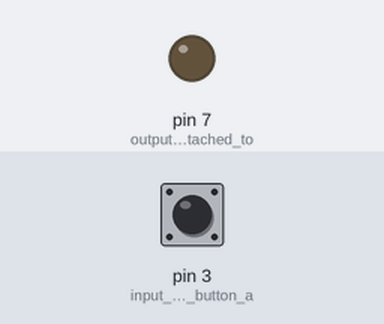
Bench run of a sketch on a simulated Arduino Uno, built with avr-gcc and run on an emulated ATmega328P. Parts: output pins drawn as LEDs (lit = HIGH). The inputs (shaded band) are chosen by the test bench; at power-on: pin 3 (input_comes_from_button_a) LOW.

Above: at 1.2 s.
1.3 s: pin 3 (input_comes_from_button_a) pulled HIGH for 0.15 s
At 1.37 s:
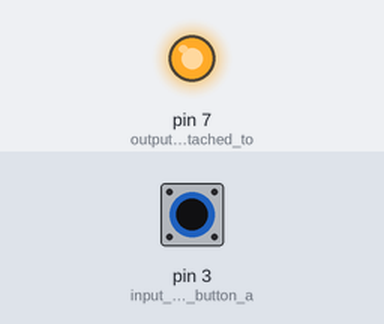
2.9 s: pin 3 (input_comes_from_button_a) pulled HIGH for 3.2 s
At 6.7 s:
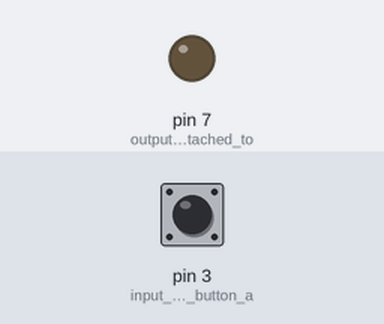
Timing chart, 0 to 8.2 s (numbered marks = the images above; inputs shaded):
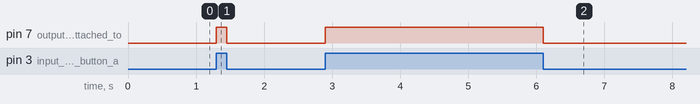

Measured:
- after the input at 1.3 s, pin 7 (output_to_LED_attached_to): LOW → HIGH at once, → LOW 0.15 s later
- after the input at 2.9 s, pin 7 (output_to_LED_attached_to): LOW → HIGH at once, → LOW 3.2 s later

The sketch:

CodeLab1.ino
```cpp
//input from button turns on LED(output)

void setup() {
  // setup code goes here, only runs once:
    pinMode(3, INPUT);  //input comes from button attached to pin 3
    pinMode(7, OUTPUT); //output to LED attached to pin 7
}

void loop() {
  // main code goes here, which runs repeatedly:
    digitalWrite(7, digitalRead(3));  //when buuton is pressed LED
                                      // lights up
}
```
